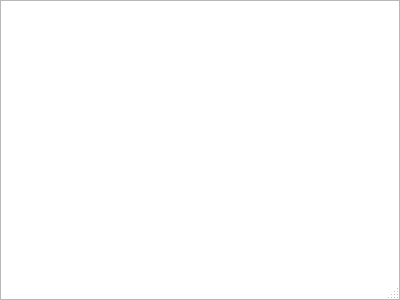
<?xml version="1.0" encoding="UTF-8"?>
<ui version="4.0">
 <class>Dialog</class>
 <widget class="QDialog" name="Dialog">
  <property name="geometry">
   <rect>
    <x>0</x>
    <y>0</y>
    <width>400</width>
    <height>300</height>
   </rect>
  </property>
  <property name="windowTitle">
   <string>视频信息</string>
  </property>
  <property name="sizeGripEnabled">
   <bool>true</bool>
  </property>
  <layout class="QGridLayout" name="gridLayout">
   <property name="leftMargin">
    <number>0</number>
   </property>
   <property name="topMargin">
    <number>0</number>
   </property>
   <property name="rightMargin">
    <number>0</number>
   </property>
   <property name="bottomMargin">
    <number>0</number>
   </property>
   <item row="0" column="0">
    <widget class="QTextBrowser" name="textBrowser">
     <property name="font">
      <font>
       <family>微软雅黑</family>
       <pointsize>9</pointsize>
      </font>
     </property>
    </widget>
   </item>
  </layout>
 </widget>
 <resources/>
 <connections/>
</ui>
